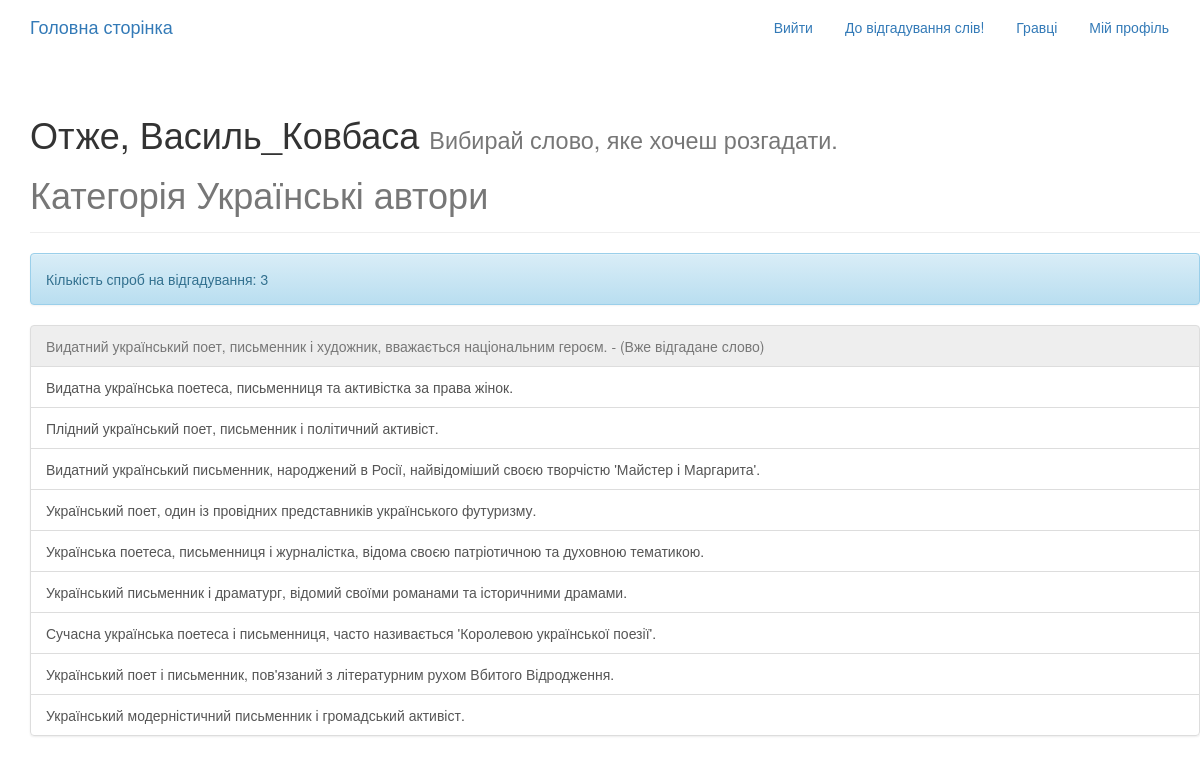
/game/categories/Українські автори/ (signed in), run on the app's committed database.
### game_app/models.py (models this page shows, shortened)
class Profile(models.Model):
    user = models.OneToOneField(User, on_delete=models.CASCADE)
    number_of_attempts_to_guess = models.IntegerField(default=3)
    masked_word = models.CharField(max_length=100, blank=True, null=True)
    letter = models.CharField(max_length=1, blank=True, null=True)
    number_of_guessed_words = models.IntegerField(default=0)
    profile_picture = models.ImageField(null = True, default='default_profile_pic.png', blank = True)
    rating = models.IntegerField(default=0)

class Word(models.Model):
    word = models.TextField()
    description = models.TextField()
    category = models.TextField(blank=True, null=True)

### game_app/views.py (the view)
# urls.py: path('categories/<str:category>/', views.WordListView.as_view(), name='word_list'),
class WordListView(generic.ListView):
    model = Word
    template_name = 'game_app/word_list.html'
    context_object_name = 'words'
    def get_queryset(self):
        category = self.kwargs.get('category')  # Use get() to handle the case when 'category' is absent
        if category:
            return Word.objects.filter(category=category)
        else:
            return Word.objects.all()  # You can modify this to return an empty queryset or handle it as needed
    def get_context_data(self, **kwargs):
        context = super().get_context_data(**kwargs)
        user = self.request.user
        context['user'] = user
        context['category'] = self.kwargs.get('category', '')  # Provide a default value if 'category' is absent
        guessed_words = []
        for item in user.profile.guessed_words.all():
            item = str(item)
            guessed_words.append(item)
        context['guessed_words'] = guessed_words
        return context

### game_app/models.py (called while the page is built)
    def __str__(self):
        return self.guessed_word

### game_app/templates/game_app/word_list.html
{% extends "base.html" %}
{% block content %}
<div class="container">
  <div class="row">
    <div class="page-header">
  <h1> Отже, {{ user.username }} <small>Вибирай слово, яке хочеш розгадати. <h1>Категорія {{category}}</h1></small></h1>
</div>
  <div class="alert alert-info" role="alert">Кількість спроб на відгадування: {{ user.profile.number_of_attempts_to_guess }} </div>
     <ul class="list-group">
     {% for word in words %}
       {% if word.word in guessed_words %}
         <li class="list-group-item list-group-item disabled ">{{word.description}} - (Вже відгадане слово)</li>
       {% else %}
       <a href="{% url 'game_app:masking-word' category=word.category pk=word.pk %}" class="list-group-item">{{word.description}}</a>
      {% endif %}
      {% endfor %}
       </ul>
  </div>
</div>
{% endblock %}

### templates/base.html (shortened to what this page needs)
<!DOCTYPE html>
{% load static %}
<html>
  <head>
    <link rel="stylesheet" href="https://maxcdn.bootstrapcdn.com/bootstrap/3.3.7/css/bootstrap.min.css">
    <link rel="stylesheet" href="https://maxcdn.bootstrapcdn.com/bootstrap/3.3.7/css/bootstrap-theme.min.css">
    <link rel="stylesheet" href="{% static 'words_play/css/master.css'%}">
    <link rel="stylesheet" type="text/css" href="{% static 'words_play/css/master.css' %}">
  </head>
  <body>
    <nav class="navbar  mynav" role="navigation" id="navbar">
    			<div class="container">
            <a class="navbar-brand mynav" href="{% url 'home' %}">Головна сторінка</a>
    					<ul class="nav navbar-nav navbar-right">
    						{% if user.is_authenticated %}
                      <li><a href="{% url 'accounts:logout' %}" class="btn btn-simple">Вийти</a></li>
                      <li><a href="{% url 'game_app:category_list' %}" class="btn btn-simple">До відгадування слів!</a></li>
                      <li><a href="{% url 'game_app:players_list' %}" class="btn btn-simple">Гравці</a></li>
                      <li><a href="{% url 'game_app:player_page' pk=user.pk %}" class="btn btn-simple">Мій профіль</a></li>
    						{% endif %}
    					</ul>
    			</div>
    		</nav>
        <div class="container mycontent">
          {% block content %}
          {% endblock %}
        </div>
  </body>
</html>

### data on the page
Word: description "Видатний український поет, письменник і художник, вважається національним героєм."
Word: description "Видатна українська поетеса, письменниця та активістка за права жінок."
Word: description "Плідний український поет, письменник і політичний активіст."
Word: description "Видатний український письменник, народжений в Росії, найвідоміший своєю творчістю 'Майстер і Маргарита'."
Word: description "Український поет, один із провідних представників українського футуризму."
Word: description "Українська поетеса, письменниця і журналістка, відома своєю патріотичною та духовною тематикою."
Word: description "Український письменник і драматург, відомий своїми романами та історичними драмами."
Word: description "Сучасна українська поетеса і письменниця, часто називається 'Королевою української поезії'."
Word: description "Український поет і письменник, пов'язаний з літературним рухом Вбитого Відродження."
Word: description "Український модерністичний письменник і громадський активіст."

### other printed values
{{ user.username }} "Василь_Ковбаса"
{{ category }} "Українські автори"
{{ user.profile.number_of_attempts_to_guess }} "3"
